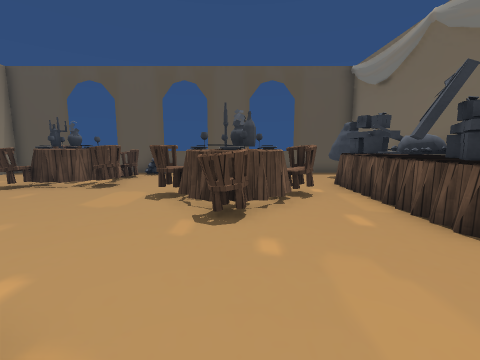
View 1 (above)

16 first-person views from a walk through a Unity game level. The camera is 1.4 m above the floor, tilts 8° down and sees 90° across. The floor is counted in squares, 1 m on a side. Each view is taken from the middle of a square. On the plan, view 1 faces up. The plan holds only what a view shows up to about 13 squares ahead; the rest is blank. The place goes on beyond the plan. The player character is not drawn. Some animated figures are not drawn. Some surface patterns are stand-ins.

View 2
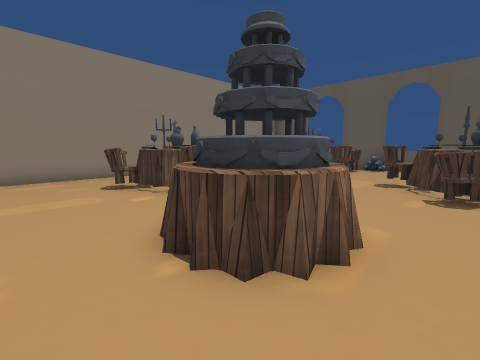

View 3
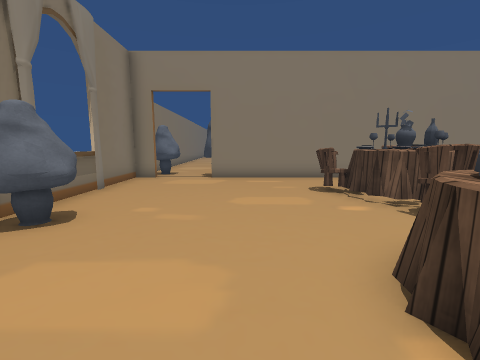

View 4
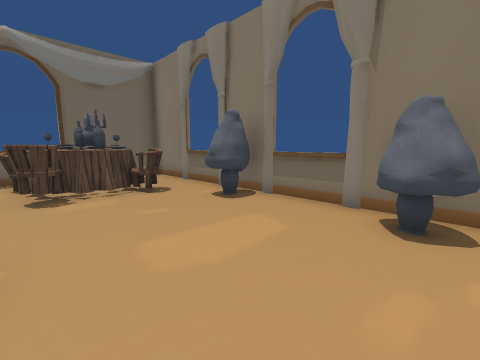

View 5
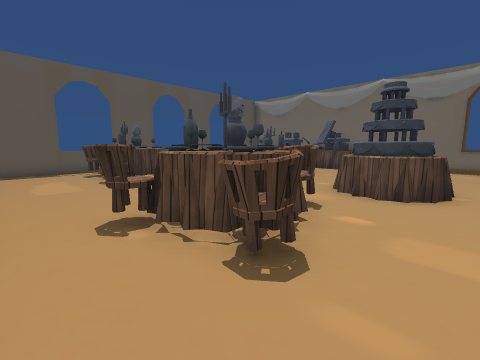

View 6
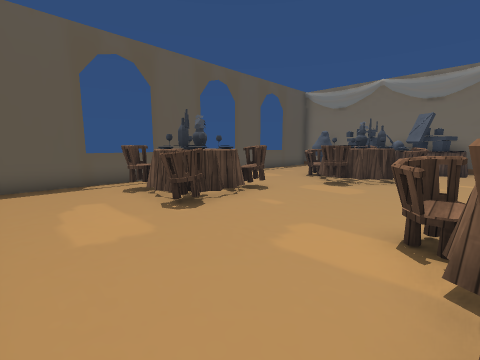

View 7
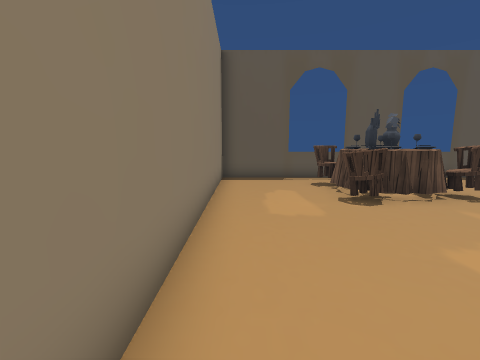

View 8
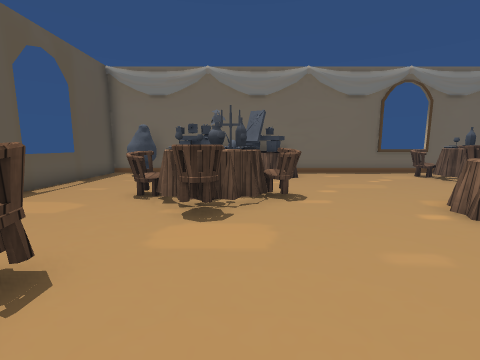

View 9
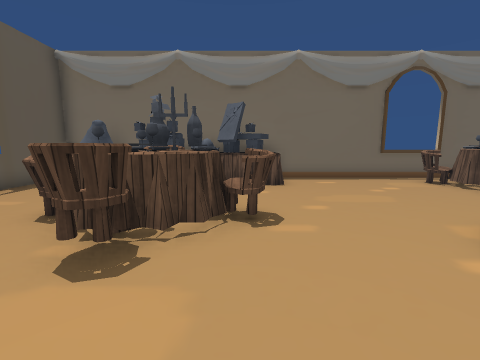

View 10
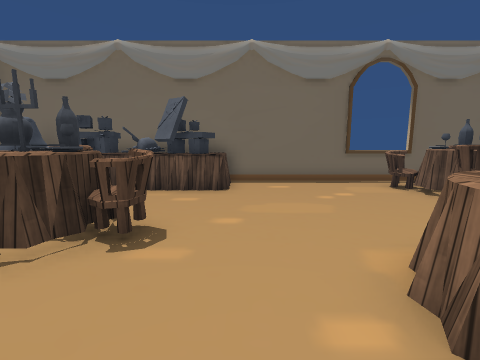

View 11
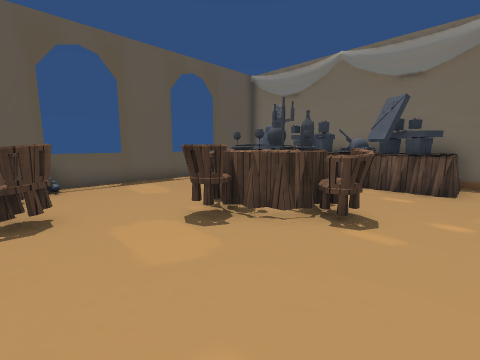

View 12
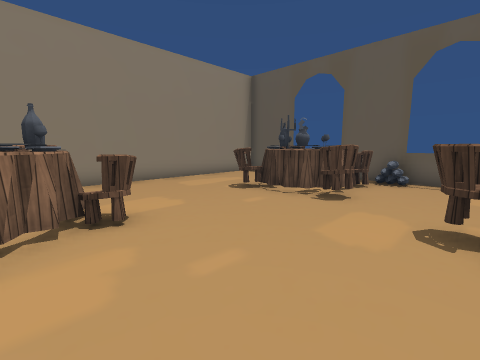

View 13
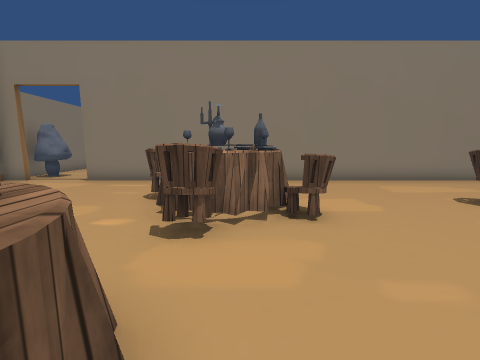

View 14
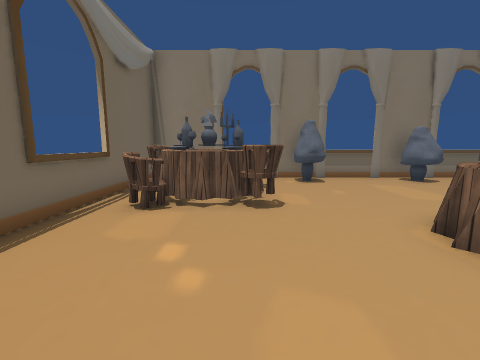

View 15
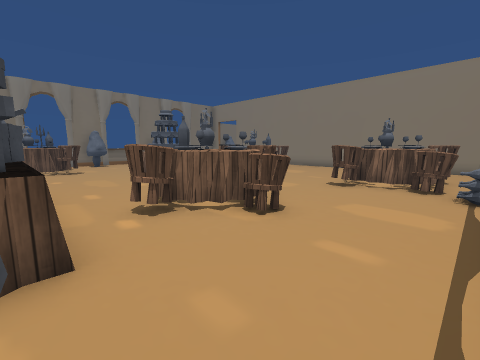

View 16
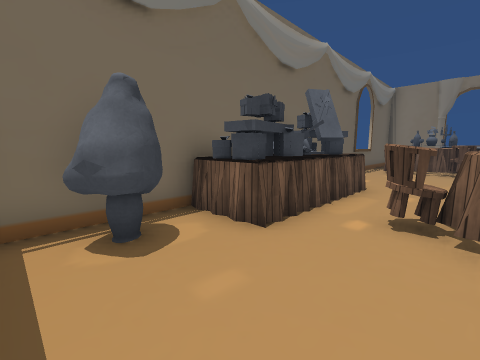

### Floor plan
Key: @ floor where view 1 was taken; # wall or solid block; x gap in a wall; . floor; = window, fence, low wall or low ledge; C chair; T table; B bottle; A cake; O other object.
Columns run from 15 left of view 1 to 6 right of it. Each row starts with its distance up from view 1.
 13     ###==##x==##==###
 12    #.......O.........#
 11    #...CCTC.........##
 10    #...TTTT.........##
  9    #...CBTCC...C...###
  8    #...CCTC...T#T..###
  7    #.........CTT#C.###
  6    #.........CTBT..###
  5    #..........CC...T##
  4    #....C......C...TT#
  3    #.CCBC............#
  2    #.C##TC...........#
  1    #..TTTCCTTT.......#
  0    #..CCT..TAAT@.....#
 -1    #........TT.......#
 -2    #............CC.C.=
 -3    #............C#TCC#
 -4   ##............T#BT #
 -5   #.............C#TCC#
 -6   #......##.....CC.  #
 -7   ##.....##...##     #
 -8 #######==###==#######

Where each view was taken, in squares from view 1:
view 1: 0 up, 0 right, facing up
view 2: 3 down, 0 right, facing up-left
view 3: 3 down, 1 left, facing left
view 4: 2 down, 6 left, facing down-right
view 5: 2 down, 11 left, facing up-right
view 6: 3 up, 11 left, facing up-right
view 7: 2 up, 11 left, facing up
view 8: 6 up, 7 left, facing right
view 9: 5 up, 5 left, facing right
view 10: 3 up, 4 left, facing right
view 11: 3 up, 5 left, facing up-right
view 12: 2 up, 2 left, facing up-left
view 13: 2 up, 2 left, facing left
view 14: 3 up, 2 right, facing down
view 15: 12 up, 4 right, facing down-left
view 16: 12 up, 1 right, facing down-right
